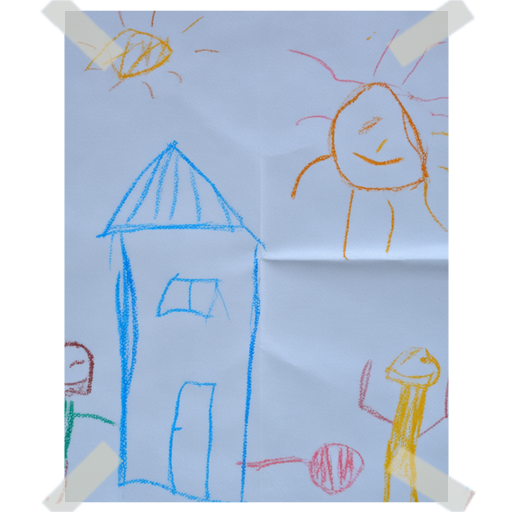
#> input picture assets/decals/paper/child_drawing_albedo_512.png, 512 x 512 px
$ python alpha_edge.py ../../../../assets/decals/paper/child_drawing_albedo_512.png
#> lines starting #> are read from the running program, lines starting #| are printed output that depends on the picture; after the words box and inside, x2 and y2 are one past the last pixel; in counts of white or black regions, pixels touching at a corner belong together
"""Почему декаль выглядит вырезанной ножницами: две независимые причины.

1. Альфа доходит до КРАЯ ХОЛСТА. Тогда декаль обрывается по границе своего
   бокса проекции ровной линией — прямоугольником, как ни крути. Меряется
   максимумом альфы по рамке в 2 px.

2. Срез альфы РЕЗКИЙ: пиксели либо 0, либо 1, полупрозрачной каймы почти нет.
   Тогда даже пятно в середине холста имеет ножевую кромку. Меряется долей
   пикселей в полосе 0.05 < a < 0.95 среди всех, у кого есть хоть какие-то
   непрозрачные соседи (то есть длиной периметра в пикселях).
"""
import sys
import glob
import os
import numpy as np
from PIL import Image


def report(path: str) -> None:
	im = Image.open(path).convert("RGBA")
#> im is the input picture: PIL image 512x512 RGBA; mean R, G, B, A 161.7, 180.6, 206.4, 185.1
	a = np.asarray(im).astype(np.float32)[..., 3] / 255.0
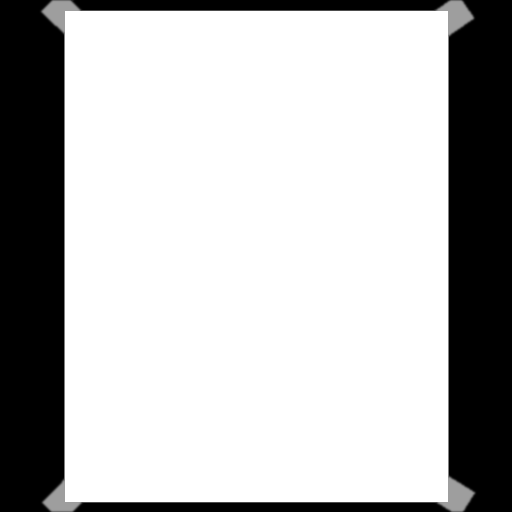
#> a: shape (512, 512) float32; min 0, max 1, mean 0.726
	h, w = a.shape
#> h = 512; w = 512

	border = max(
		a[:2, :].max(), a[-2:, :].max(), a[:, :2].max(), a[:, -2:].max()
	)
#> border = 0.584

	solid = a > 0.95
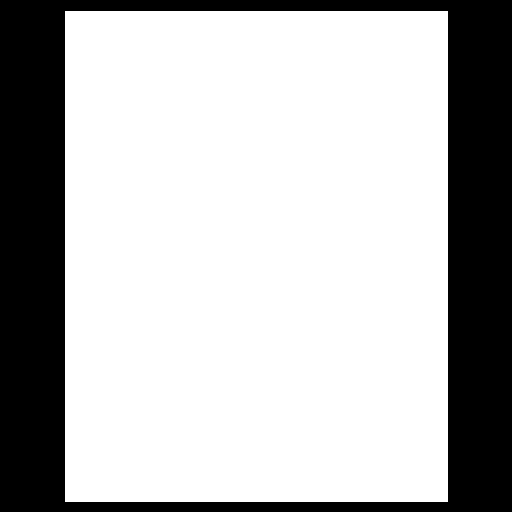
#> solid: shape (512, 512) bool; 71.7% white; 1 black region, box (x1, y1, x2, y2) and area: (0, 0, 512, 512) 74091
	empty = a < 0.05
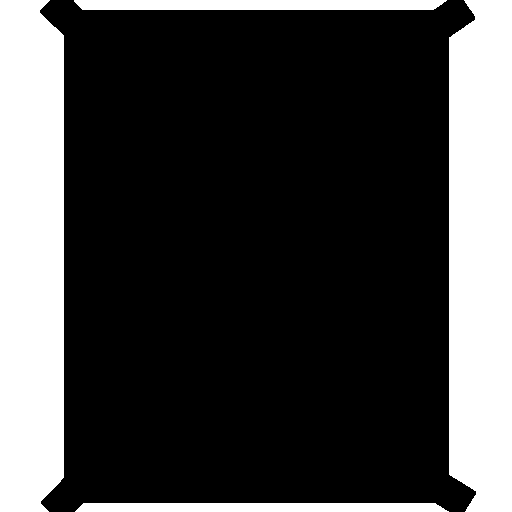
#> empty: shape (512, 512) bool; 26.6% white; 4 white regions, box (x1, y1, x2, y2) and area: (0, 0, 64, 512) 31771, (449, 0, 512, 512) 30930, (74, 0, 447, 10) 3632, (75, 503, 449, 512) 3269
	soft = (~solid) & (~empty)
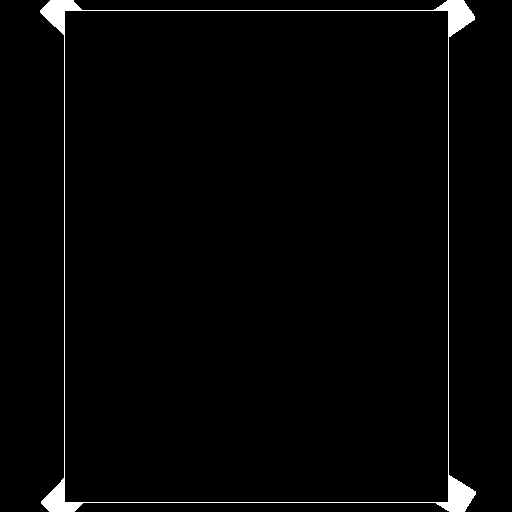
#> soft: shape (512, 512) bool; 1.7% white; 1 white region, box (x1, y1, x2, y2) and area: (40, 0, 476, 512) 4489
	# периметр: непрозрачные пиксели, рядом с которыми есть пустота
	pad = np.pad(solid, 1, constant_values=False)
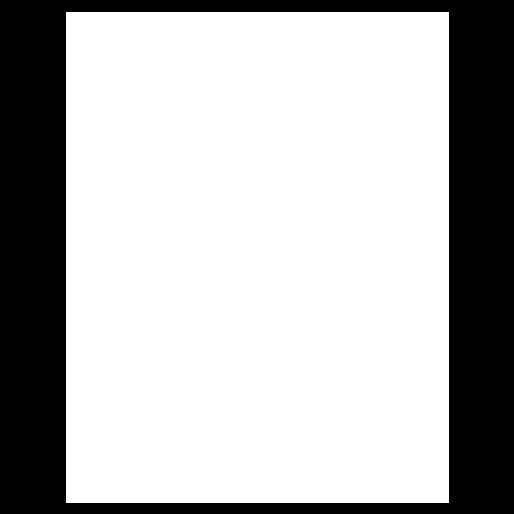
#> pad: shape (514, 514) bool; 71.2% white; 1 black region, box (x1, y1, x2, y2) and area: (0, 0, 514, 514) 76143
	neigh = (
		pad[:-2, 1:-1] & pad[2:, 1:-1] & pad[1:-1, :-2] & pad[1:-1, 2:]
	)
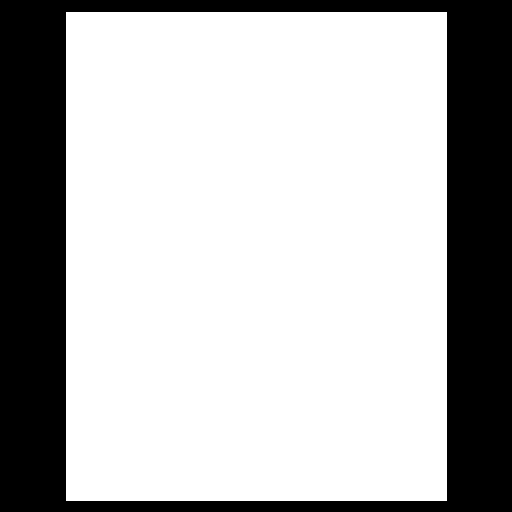
#> neigh: shape (512, 512) bool; 71.1% white; 1 black region, box (x1, y1, x2, y2) and area: (0, 0, 512, 512) 75835
	perim = solid & ~neigh
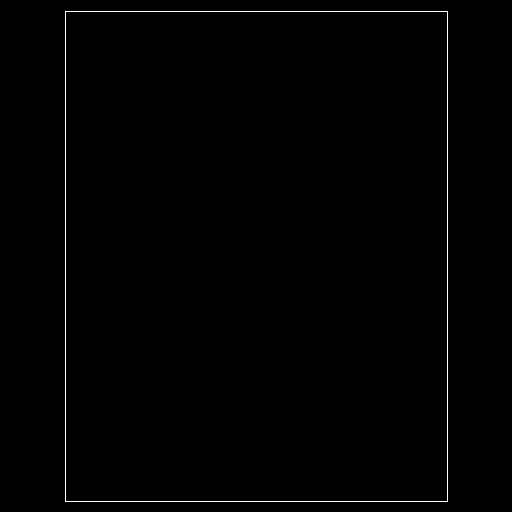
#> perim: shape (512, 512) bool; 0.67% white in thin lines or dots, all inside (x1, y1, x2, y2) = (65, 11, 448, 502)
	n_perim = int(perim.sum())
#> n_perim = 1744
	ratio = (soft.sum() / n_perim) if n_perim else 0.0
#> ratio = 2.57

	cover = float(solid.mean())
#> cover = 0.717
	name = os.path.basename(path)
	flag = ""
	if border > 0.08:
		flag += " КРАЙ"
	if ratio < 1.2:
		flag += " РЕЗКО"
	print("%-34s %4dx%-4d альфа_на_рамке=%.3f  кайма/периметр=%5.2f  "
		"покрытие=%.2f%s" % (name, w, h, border, ratio, cover, flag))
#| child_drawing_albedo_512.png        512x512  альфа_на_рамке=0.584  кайма/периметр= 2.57  покрытие=0.72 КРАЙ


if __name__ == "__main__":
	files = []
	for pat in sys.argv[1:]:
		files.extend(sorted(glob.glob(pat)))
	for f in files:
		report(f)

$ run again, on assets/decals/paper/newspaper_scrap_albedo_512.png
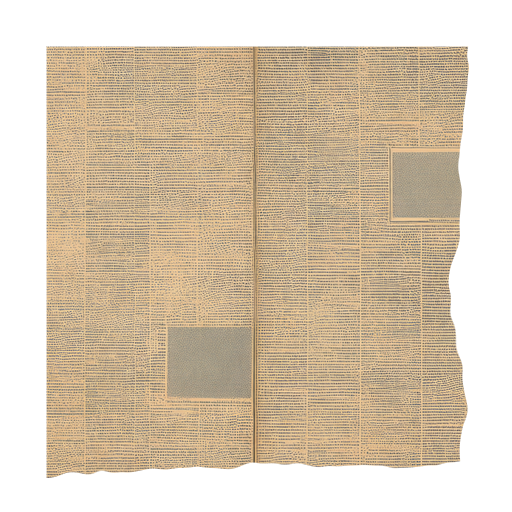
#> input picture assets/decals/paper/newspaper_scrap_albedo_512.png, 512 x 512 px
#> in report, im is the input picture: PIL image 512x512 RGBA; mean R, G, B, A 194.5, 170.5, 137.2, 169.4
#> border = 0
#> in report, `solid = a > 0.95`:
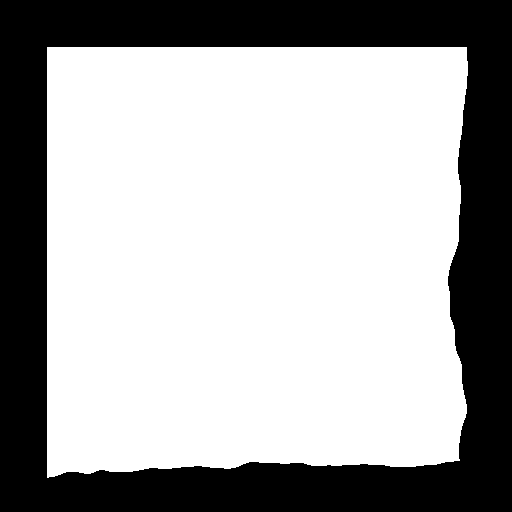
#> solid: shape (512, 512) bool; 66.1% white; 1 black region, box (x1, y1, x2, y2) and area: (0, 0, 512, 512) 88797
#> empty: shape (512, 512) bool; 33.2% white; 1 white region, box (x1, y1, x2, y2) and area: (0, 0, 512, 512) 87076
#> soft: shape (512, 512) bool; 0.66% white in thin lines or dots, all inside (x1, y1, x2, y2) = (46, 46, 469, 478)
#> pad: shape (514, 514) bool; 65.6% white; 1 black region, box (x1, y1, x2, y2) and area: (0, 0, 514, 514) 90849
#> neigh: shape (512, 512) bool; 65.5% white; 1 black region, box (x1, y1, x2, y2) and area: (0, 0, 512, 512) 90471
#> in report, `perim = solid & ~neigh`:
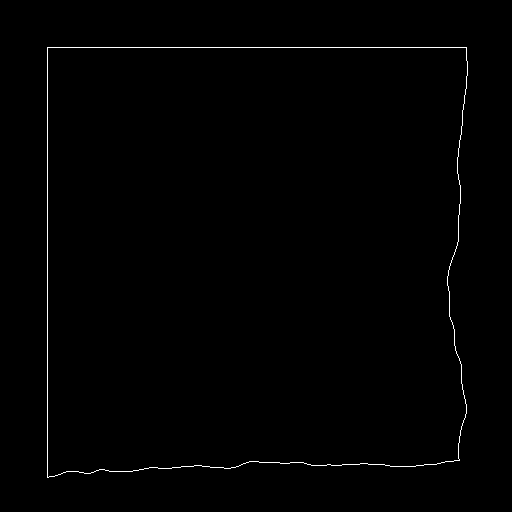
#> perim: shape (512, 512) bool; 0.64% white in thin lines or dots, all inside (x1, y1, x2, y2) = (47, 47, 468, 478)
#> n_perim = 1674
#> ratio = 1.03
#> cover = 0.661
#| newspaper_scrap_albedo_512.png      512x512  альфа_на_рамке=0.000  кайма/периметр= 1.03  покрытие=0.66 РЕЗКО
